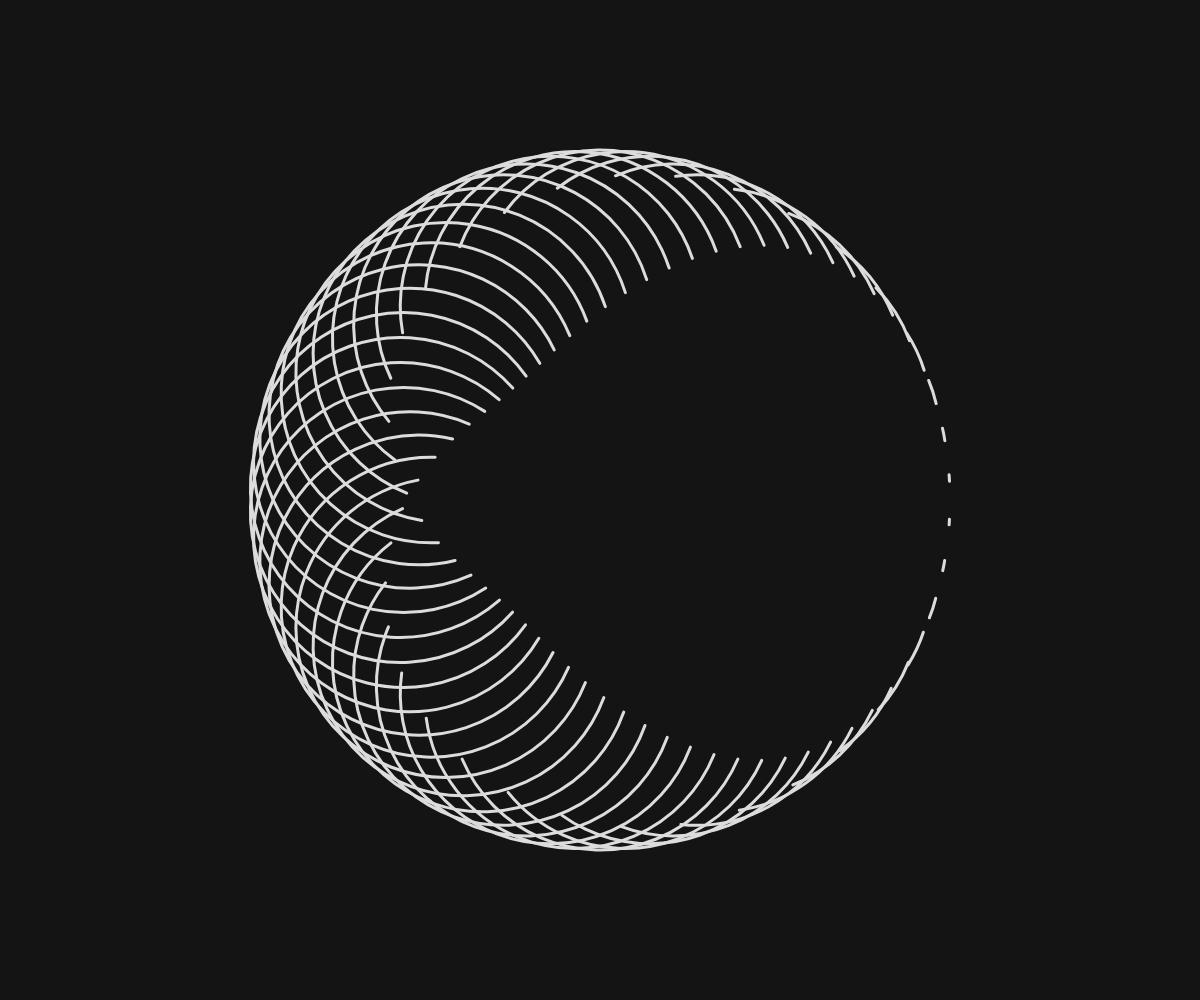
Frame 1 (no input)
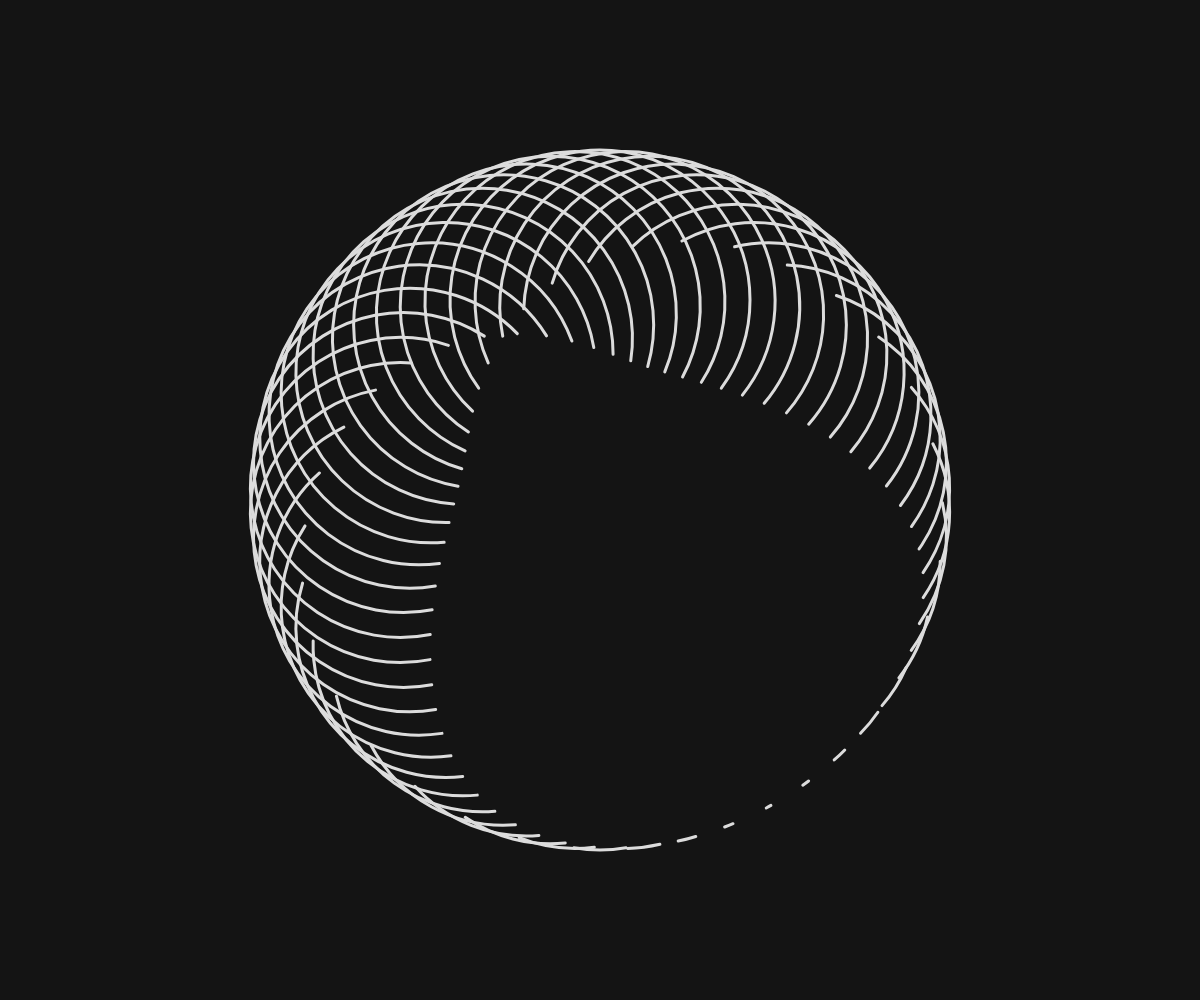
Frame 60 (no input)
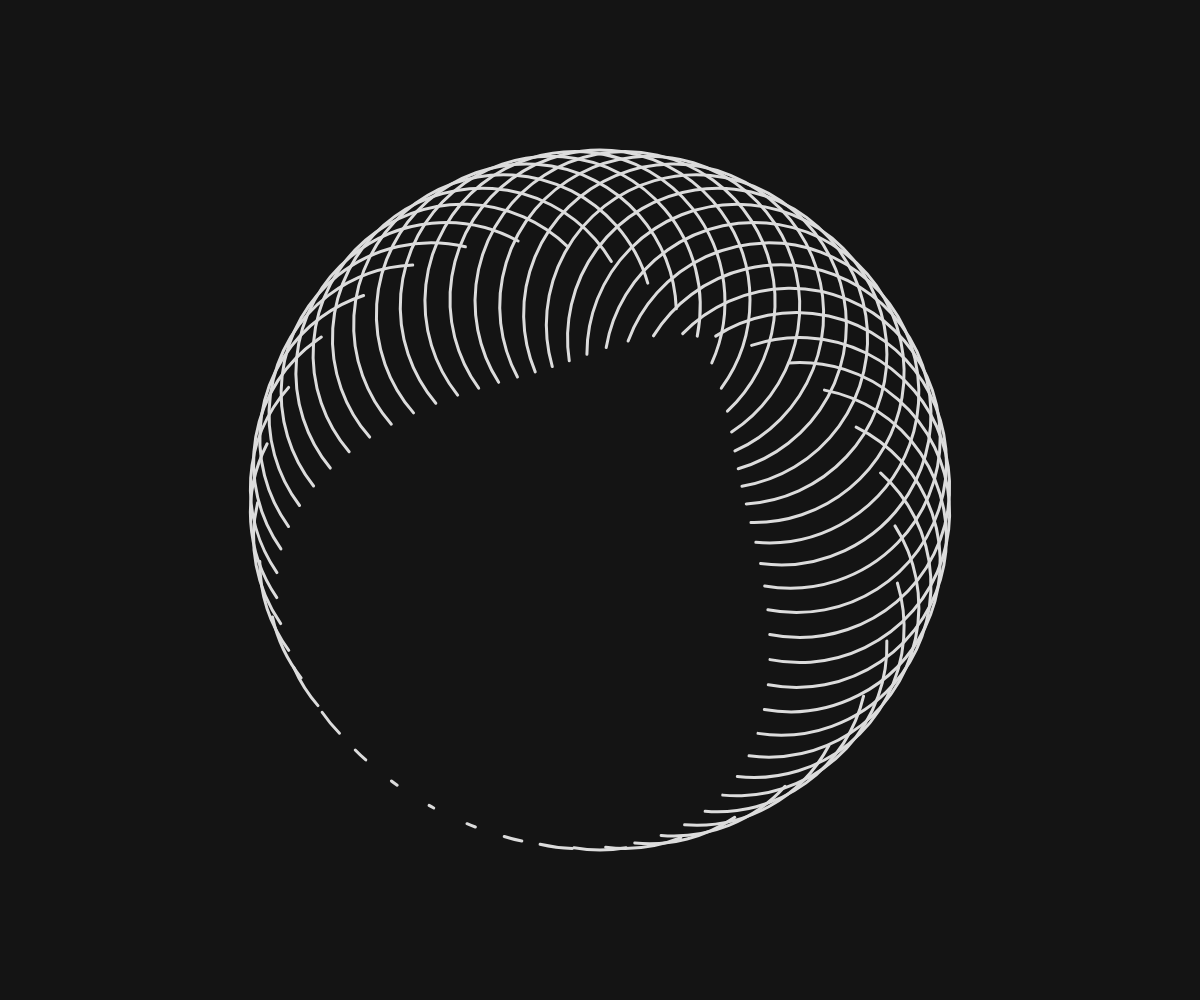
Frame 120 (the mouse pressed at the canvas centre since frame 60)

The p5.js sketch that drew these frames (run headless with seeded random() and noise() and a simulated clock; from frame 60 on, the mouse is pressed at the canvas centre):

// p5.js sketch
// ── sketch.js

//======================================
arcCount = 50
speed = 1
arcMaxOpen = 1
arcMinOpen = 135
circleEdge = 100*2
arcSize = 150*2
lineWidth = 3
//======================================

arcs = []


function setup() {
  createCanvas(windowWidth,windowHeight)
  cx = windowWidth/2
  cy = windowHeight/2
  angleMode(DEGREES)
  for(let i = 0; i<arcCount; i++){
    arcs.push(new entity(i))
  }
  noFill()
  stroke(220)
  strokeWeight(lineWidth)
}

function draw(){
  translate(cx,cy)
  background(20)
  arcs.forEach((e) => {
    e.update()
    e.render()
  })
}

class entity{
  constructor(i){
    this.i = i
    this.phase = 360/arcCount*i
    this.renderAngle = 360/arcCount*i
    this.renderDist = -circleEdge
    this.x = sin(this.renderAngle)*this.renderDist
    this.y = cos(this.renderAngle)*this.renderDist
    this.startAngle = 0
    this.endAngle = 0
  }
  update(){
    this.phase += speed
    this.startAngle = map(sin(this.phase)*180,-180,180,180-arcMaxOpen+90-(this.i*(360/arcCount)),180-arcMinOpen+90-(this.i*(360/arcCount)))
    this.endAngle =   map(sin(this.phase)*180,-180,180,-180+arcMaxOpen+90-(this.i*(360/arcCount)),-180+arcMinOpen+90-(this.i*(360/arcCount)))
  }
  render(){
    arc(this.x,this.y,arcSize,arcSize,this.startAngle,this.endAngle)
  }
}
